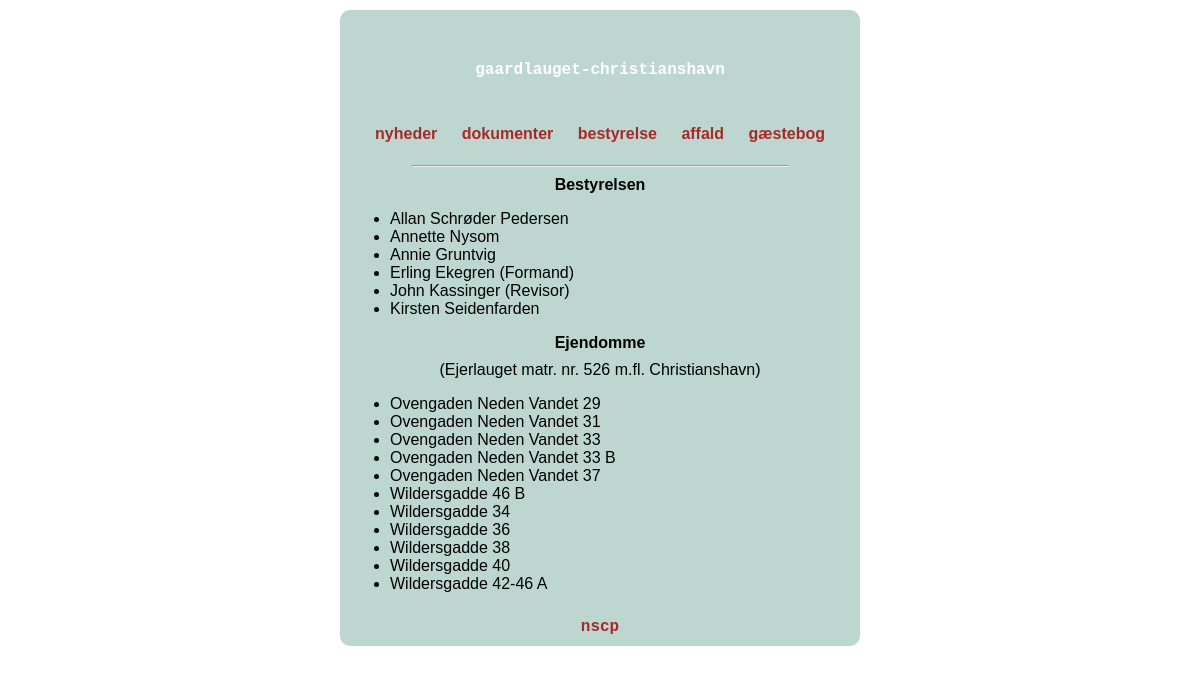
/board/, run on the app's committed database.
### board/models.py (models this page shows, shortened)
class BoardMember(models.Model):
    first_name = models.CharField(max_length=200, default='first name')
    last_name = models.CharField(max_length=200, default='last name')
    street_name = models.CharField(max_length=200)
    street_number = models.IntegerField(blank=True, null=True)
    street_number_letter = models.CharField(max_length=10, blank=True, null=True)
    from_date = models.DateField(default=datetime.date.today)
    to_date = models.DateField(blank=True, null=True)
    def is_active(self):
        return not self.to_date or self.to_date > datetime.date.today()
    is_active.boolean = True
    active = models.BooleanField(default=True)
    class Meta:
        ordering = ['first_name']

class Role(models.Model):
    role = models.CharField(max_length=200)
    board_member = models.ForeignKey(BoardMember, null=True, blank=True)

class Cadastre(models.Model):
    cadastre_name = models.CharField(max_length=200)
    def __str__(self):
        return self.cadastre_name
    class Meta:
        ordering = ['cadastre_name']

### board/views.py (the view)
def index(request):
    template = 'board_overview.html'
    try:
        board_members = BoardMember.objects.filter(active=True)
    except BoardMember.DoesNotExist:
        board_members = None
    try:
        roles = Role.objects.all()
    except Role.DoesNotExist:
        roles = None
    try:
        cadastres = Cadastre.objects.all()
    except Cadastre.DoesNotExist:
        cadastres = None
    context = {
        'board_members':board_members,
        'roles':roles,
        'cadastres':cadastres,
    }
    return render(request, template, context)

### templates/board_overview.html
{% extends 'base_site.html' %}
{% block body %}
{% if board_members %}
<p style="text-align: center"><strong>Bestyrelsen</strong></p>
<ul>
    {% for member in board_members %}
    <li>
        {{ member.first_name }} {{ member.last_name }}
            {% for role in roles %}
                {% if role.board_member == member %}
                    ({{ role.role }})
                {% endif %}
            {% endfor %}
    </li>
    {% endfor %}
</ul>
{% else %}
<p>There are currently no active board members on the board...</p>
{% endif %}
{% if cadastres %}
<p style="text-align: center"><strong>Ejendomme</strong></p>
<p style="text-align: center">(Ejerlauget matr. nr. 526 m.fl. Christianshavn)</p>
<ul>
    {% for cadastre in cadastres %}
    <li>
        {{ cadastre }}
    </li>
    {% endfor %}
</ul>
{% endif %}
{% endblock %}

### templates/base_site.html (shortened to what this page needs)
<html>
<head>
	{% load staticfiles %}
	<link rel="stylesheet" type="text/css" href="{% static 'style2.css' %}">
</head>
<body>
<div id="frame">
	<div class="header">
		<a href="{% url 'index' %}">gaardlauget-christianshavn</a>
	</div>
	<div class="menu">
		<div class="menu_item"><a href="{% url 'news' %}">nyheder</a></div>
		<div class="menu_item"><a href="{% url 'uploads' %}">dokumenter</a></div>
		<div class="menu_item"><a href="{% url 'board' %}">bestyrelse</a></div>
		<div class="menu_item"><a href="{% url 'affald' %}">affald</a></div>
		<div class="menu_item"><a href="{% url 'guestbook' %}">gæstebog</a></div>
	</div>
	<div class="main">
		<hr />
		{% block body %}
		{% endblock %}
	</div>
	<div class="footer">
		<a href="http://www.nscp.dk">nscp</a>
	</div>
</div>
</body>
</html>

### static/style2.css (style rules this page uses)
body { background-color: white; font-family: Helvetica, sans-serif; margin: 10px 10px 10px 10px; padding: 0px; }
p { margin: 9px 5px 5px 5px; }
hr { width: 75%; float: center; }
a:link { color: brown; text-decoration:none; }
div.header a:link { color: white; }
#frame { width: 500px; margin: 0 auto; background-color: #BDD7D0; padding: 10px 10px 10px 10px; border-radius:10px; }
div.header { display: block; height: 100px; font-weight: bold; line-height: 100px; text-align: center; color: black; font-family: courier; }
div.menu { text-align: center; position: relative; }
div.menu_item { display: inline-block; position: relative; margin: 0px 5px 0px 5px; font-weight: bold; color: white; padding: 5px 5px 5px 5px; }
div.main { !background-color: #BDD7D0; padding: 9px 0px 9px 0px; }
div.footer { color: white; font-weight: bold; text-align: center; vertical-align: middle; font-family: courier; }

### data on the page
BoardMember: first_name "Allan", last_name "Schrøder Pedersen"
BoardMember: first_name "Annette", last_name "Nysom"
BoardMember: first_name "Annie", last_name "Gruntvig"
BoardMember: first_name "Erling", last_name "Ekegren"
Role: role "Formand"
BoardMember: first_name "John", last_name "Kassinger"
Role: role "Revisor"
BoardMember: first_name "Kirsten", last_name "Seidenfarden"
Cadastre: cadastre_name "Ovengaden Neden Vandet 29"
Cadastre: cadastre_name "Ovengaden Neden Vandet 31"
Cadastre: cadastre_name "Ovengaden Neden Vandet 33"
Cadastre: cadastre_name "Ovengaden Neden Vandet 33 B"
Cadastre: cadastre_name "Ovengaden Neden Vandet 37"
Cadastre: cadastre_name "Wildersgadde 46 B"
Cadastre: cadastre_name "Wildersgadde 34"
Cadastre: cadastre_name "Wildersgadde 36"
Cadastre: cadastre_name "Wildersgadde 38"
Cadastre: cadastre_name "Wildersgadde 40"
Cadastre: cadastre_name "Wildersgadde 42-46 A"
